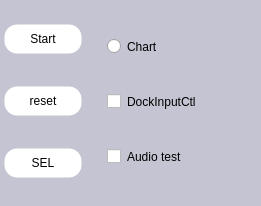
    <widget class="QWidget" name="widget_4" native="true">
     <property name="geometry">
      <rect>
       <x>230</x>
       <y>180</y>
       <width>261</width>
       <height>206</height>
      </rect>
     </property>
     <property name="styleSheet">
      <string notr="true">background-color: rgb(196, 196, 210);</string>
     </property>
     <widget class="QWidget" name="horizontalLayoutWidget">
      <property name="geometry">
       <rect>
        <x>-1</x>
        <y>-1</y>
        <width>261</width>
        <height>206</height>
       </rect>
      </property>
      <layout class="QHBoxLayout" name="horizontalLayout" stretch="1,2">
       <property name="spacing">
        <number>2</number>
       </property>
       <property name="leftMargin">
        <number>0</number>
       </property>
       <item>
        <layout class="QVBoxLayout" name="verticalLayout" stretch="1,1,1">
         <property name="spacing">
          <number>5</number>
         </property>
         <property name="sizeConstraint">
          <enum>QLayout::SetFixedSize</enum>
         </property>
         <property name="leftMargin">
          <number>3</number>
         </property>
         <property name="topMargin">
          <number>0</number>
         </property>
         <property name="rightMargin">
          <number>1</number>
         </property>
         <item>
          <widget class="QPushButton" name="Start_pushButton">
           <property name="sizePolicy">
            <sizepolicy hsizetype="Preferred" vsizetype="Fixed">
             <horstretch>0</horstretch>
             <verstretch>0</verstretch>
            </sizepolicy>
           </property>
           <property name="styleSheet">
            <string notr="true">background-color: rgb(255, 255, 255);
border-width: 5px;        
border-style: solid;
border-radius: 15px;
padding:5px;</string>
           </property>
           <property name="text">
            <string>Start</string>
           </property>
          </widget>
         </item>
         <item>
          <widget class="QPushButton" name="reset_pushButton">
           <property name="sizePolicy">
            <sizepolicy hsizetype="Preferred" vsizetype="Fixed">
             <horstretch>0</horstretch>
             <verstretch>0</verstretch>
            </sizepolicy>
           </property>
           <property name="styleSheet">
            <string notr="true">background-color: rgb(255, 255, 255);
border-width: 5px;        
border-style: solid;
border-radius: 15px;
padding:5px;</string>
           </property>
           <property name="text">
            <string>reset</string>
           </property>
          </widget>
         </item>
         <item>
          <widget class="QPushButton" name="Select_pushButton">
           <property name="sizePolicy">
            <sizepolicy hsizetype="Preferred" vsizetype="Fixed">
             <horstretch>20</horstretch>
             <verstretch>20</verstretch>
            </sizepolicy>
           </property>
           <property name="styleSheet">
            <string notr="true">background-color: rgb(255, 255, 255);
border-width: 5px;        
border-style: solid;
border-radius: 15px;
padding:5px;</string>
           </property>
           <property name="text">
            <string>SEL</string>
           </property>
          </widget>
         </item>
        </layout>
       </item>
       <item>
        <layout class="QVBoxLayout" name="verticalLayout_widget4" stretch="1,1,0">
         <property name="spacing">
          <number>0</number>
         </property>
         <property name="sizeConstraint">
          <enum>QLayout::SetDefaultConstraint</enum>
         </property>
         <property name="leftMargin">
          <number>20</number>
         </property>
         <property name="rightMargin">
          <number>5</number>
         </property>
         <item>
          <widget class="QRadioButton" name="Show_Chart_radioButton_3">
           <property name="sizePolicy">
            <sizepolicy hsizetype="Fixed" vsizetype="Fixed">
             <horstretch>0</horstretch>
             <verstretch>0</verstretch>
            </sizepolicy>
           </property>
           <property name="styleSheet">
            <string notr="true">font: 8pt &quot;Ubuntu&quot;;
background-color: rgb(255, 255, 255);
padding-top: 0px;
 padding-left: 0px;
 color: black;
 background-color: QLinearGradient( x1: 0, y1: 0, x2: 0, y2: 1, stop: 0 #FFFFFFF, stop: 0.5 #FFFFFF, stop: 0.5 #FFFFFF, stop: 0.9 #FFFFFF, stop: 1 #FFFFFF);
 selection-background-color: #FFFFFF;</string>
           </property>
           <property name="text">
            <string>Chart</string>
           </property>
           <property name="iconSize">
            <size>
             <width>0</width>
             <height>0</height>
            </size>
           </property>
          </widget>
         </item>
         <item>
          <widget class="QCheckBox" name="Show_dockinput_control_checkBox">
           <property name="styleSheet">
            <string notr="true">font: 8pt &quot;Ubuntu&quot;;
background-color: rgb(255, 255, 255);
padding-top: 0px;
 padding-left: 0px;
 color: black;
 background-color: QLinearGradient( x1: 0, y1: 0, x2: 0, y2: 1, stop: 0 #FFFFFFF, stop: 0.5 #FFFFFF, stop: 0.5 #FFFFFF, stop: 0.9 #FFFFFF, stop: 1 #FFFFFF);
 selection-background-color: #FFFFFF;</string>
           </property>
           <property name="text">
            <string>DockInputCtl</string>
           </property>
           <property name="checkable">
            <bool>true</bool>
           </property>
           <property name="tristate">
            <bool>false</bool>
           </property>
          </widget>
         </item>
         <item>
          <widget class="QCheckBox" name="checkBox">
           <property name="styleSheet">
            <string notr="true">font: 8pt &quot;Ubuntu&quot;;
background-color: rgb(255, 255, 255);
padding-top: 0px;
 padding-left: 0px;
 color: black;
 background-color: QLinearGradient( x1: 0, y1: 0, x2: 0, y2: 1, stop: 0 #FFFFFFF, stop: 0.5 #FFFFFF, stop: 0.5 #FFFFFF, stop: 0.9 #FFFFFF, stop: 1 #FFFFFF);
 selection-background-color: #FFFFFF;</string>
           </property>
           <property name="text">
            <string>Audio test</string>
           </property>
          </widget>
         </item>
        </layout>
       </item>
      </layout>
     </widget>
    </widget>
